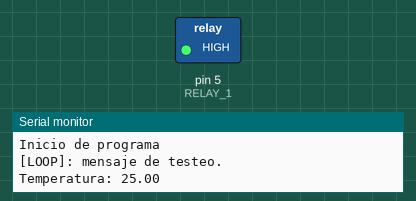
The sketch below on a simulated Arduino Uno, built with avr-gcc and run on an emulated ATmega328P. Shown: switched loads named in the sketch (green lamp = pin HIGH), the last lines printed to the serial monitor.

Above: at 1.0 s.
At 3.0 s:
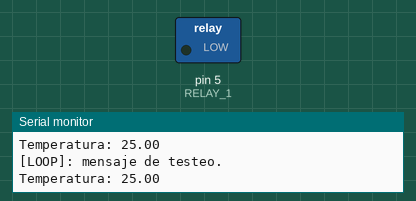
Timing chart, 0 to 5.2 s (numbered marks = the images above):
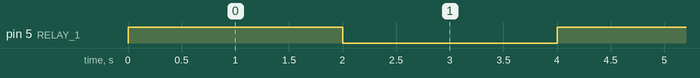

Measured:
- by itself, pin 5 (RELAY_1): alternates HIGH for 2.0 s and LOW for 2.0 s

The sketch:

Batery_monitor_Firmware.ino
```cpp
#include "dht11_bm.h"

#define RELAY_1 5

void setup()
{
    Serial.begin(115200);
    Serial.println("Inicio de programa");
    pinMode(RELAY_1, OUTPUT);
}

void loop()
{
    Serial.println("[LOOP]: mensaje de testeo.");
    Serial.print("Temperatura: ");
    Serial.println(dht11_get());
    digitalWrite(RELAY_1, !digitalRead(RELAY_1));
    delay(2000);
}
```

dht11_bm.cpp
```cpp
#include "dht11_bm.h"

float dht11_get(){
    float value;
    value = 25.0;

    return value;
}

void dht11_config(int value){
    return;
}
```

dht11_bm.h
```cpp
#ifndef __DHT11_BM_H__
#define __DHT11_BM_H__

// Funciones publicas
float dht11_get();
void dht11_config(int value);

#endif
```
